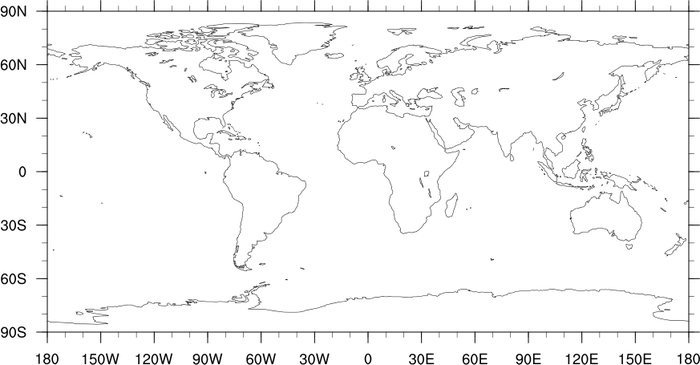
#> input picture SatelliteTileMonitor/map2.png, 700 x 365 px
$ jupyter execute BelmanipSiteWatcher.ipynb   (shell and % lines are left out)
#> lines starting #> are read from the running program, lines starting #| are printed output that depends on the picture
[cell 1]
import numpy as np
import pandas as pd
import matplotlib.pyplot as plt
import matplotlib.image as mpimg
from skimage import data, color, io, img_as_float, img_as_int

## Objective of this notebook
The aim here is to show sites on map given their latitude and longitude. This can be used as a reporting tool.

[cell 2]
##################################################################################
# @brief Load world map image
# @return im: world map image
def loadBackgroundImage():
    # Load background image
    im = mpimg.imread('map2.png')
    # Crop input image to be consistent with PROBA-V overview
    im = im[33:290, 48:688]
    return im

[cell 3]
##################################################################################
# @brief Convert latitude and longitude to x, y pixel coorindates within the image
# @param lat          (float)    latitude
# @param lon          (float)    longitude
# @param imWidth      (int)      image width
# @param imHeight     (int)      image height
# @return x, y coordinates
def convertLatLonToPixCoordinates(lat, lon, imWidth, imHeight):
    # Latitude range is [-180, 180]
    xFactor =  float(imWidth) / 360
    x = xFactor * (180 + lon)
    # Longitude range is [75, -55]
    yFactor = float(imHeight) / 140 # 75+65
    y = yFactor * (75 - lat)
    return int(x), int(y)

[cell 4]
############################################################################################
# @brief Update colour mask for site list
# @param colorMask        (array of float)    mask used to colour tiles
# @param mapHeight        (int)               map height (in pixels)
# @param mapWidth         (int)               map width (in pixels)
# @param siteCoordLst     (list of string)    list of tile coordinates
# @param colourRGB        (list of int)       colour as a list of R, G and B values in [0,1]
def updateColorMaskForBelmanipSite(colorMask, mapHeight, mapWidth, siteCoordLst, colourRGB):
    rows, cols, depth = colorMask.shape
    for siteCoord in siteCoordLst:
        # Get x, y site coorindates in image
        lat = siteCoord[0]
        lon = siteCoord[1]
        x, y = convertLatLonToPixCoordinates(lat, lon, mapWidth, mapHeight)
        # Increase pixel to 3x3 patch to see better on image
        x1 = max(x - 3, 0)
        x2 = min(x + 3, mapWidth-1)
        y1 = max(y - 3, 0)
        y2 = min(y + 3, mapHeight-1)
        # Colour patch
        colorMask[y1:y2, x1:x2] = colourRGB

[cell 5]
############################################################################################
# @brief Show sites on map
# @param siteLatLonLst     (list of pairs of float)    list of [latitude,longitude]
def showBelmanipSites(siteLatLonLst):
    # Load background image
    im = loadBackgroundImage()
#> in loadBackgroundImage, im is the input picture: shape (365, 700) float32; min 0, max 1, mean 0.967
#> in loadBackgroundImage, `im = im[33:290, 48:688]`:
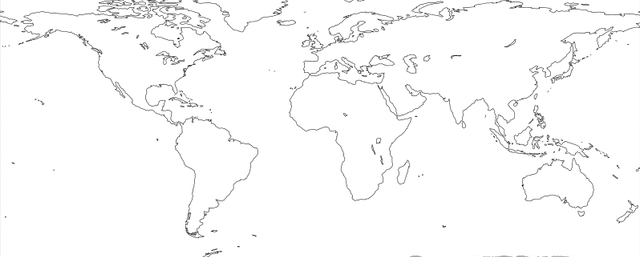
#> im: shape (257, 640) float32; min 0.0706, max 1, mean 0.979
    mapHeight, mapWidth = im.shape
#> mapHeight = 257; mapWidth = 640

    alpha = 0.9 # Saturation value
    colourOK = [0, 0, 1] # blue RGB colour

    # Create mask
    img = img_as_float(im)
    imHeight, imWidth = im.shape
#> imHeight = 257; imWidth = 640

    # Construct a colour image to superimpose
    colorMask = np.zeros((imHeight, imWidth, 3))
    # Colour sites on map
    updateColorMaskForBelmanipSite(colorMask, imHeight, imWidth, siteLatLonLst, colourOK)
#> after the loop in updateColorMaskForBelmanipSite, `for siteCoord in siteCoordLst:`:
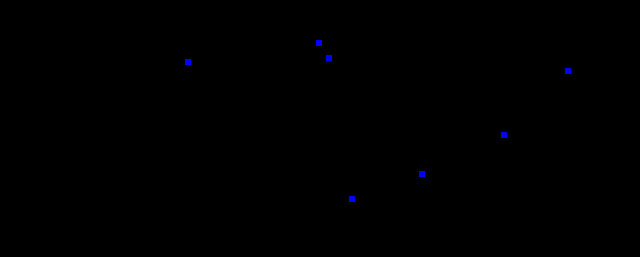
#> colorMask: shape (257, 640, 3) float64; mean of channels 0, 1, 2 0, 0, 0.00153; drawn as R, G, B

    # Construct RGB version of grey-level image
    imgColor = np.dstack((img, img, img))

    # Convert the input image and color mask to Hue Saturation Value (HSV)
    imgHsv = color.rgb2hsv(imgColor)
#> imgHsv: shape (257, 640, 3) float32; mean of channels 0, 1, 2 0, 0, 0.979
    colorMaskHsv = color.rgb2hsv(colorMask)
#> colorMaskHsv: shape (257, 640, 3) float64; mean of channels 0, 1, 2 0.00102, 0.00153, 0.00153

    # Replace the hue and saturation of the original image with the one of the color mask
    imgHsv[..., 0] = colorMaskHsv[..., 0]
#> imgHsv: shape (257, 640, 3) float32; mean of channels 0, 1, 2 0.00102, 0, 0.979
    imgHsv[..., 1] = colorMaskHsv[..., 1] * alpha
#> imgHsv: shape (257, 640, 3) float32; mean of channels 0, 1, 2 0.00102, 0.00138, 0.979
    imgMasked = color.hsv2rgb(imgHsv)

    # x and y labels
    xlabel = [ii for ii in  range(-180,180,10)]
    ylabel = [jj for jj in  range(75,-65,-10)]
    x = [int((180 + ii)*float(imWidth)/360) for ii in xlabel]
#> x = 36 values from 0 to 622
    y = [int((75 - jj)*float(imHeight)/140) for jj in ylabel]

    # Show map + sites
    f, ax = plt.subplots(1, 1, figsize=(20, 10))
    ax.imshow(imgMasked)
    ax.xaxis.set_ticks_position('top') # set ylabel on top
    plt.xticks(x, xlabel)
    plt.yticks(y, ylabel)
    plt.show()

$ run again, with SatelliteTileMonitor/map1.png copied over SatelliteTileMonitor/map2.png
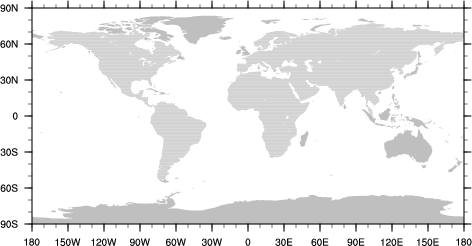
#> input picture SatelliteTileMonitor/map1.png, 472 x 246 px
#> in loadBackgroundImage, im is the input picture: shape (246, 472) float32; min 0, max 1, mean 0.921
#> in loadBackgroundImage, `im = im[33:290, 48:688]`:
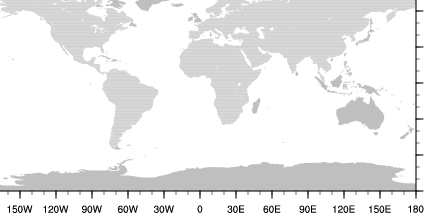
#> im: shape (213, 424) float32; min 0, max 1, mean 0.919
#> colorMaskHsv: shape (213, 424, 3) float64; mean of channels 0, 1, 2 0.00186, 0.00279, 0.00279
